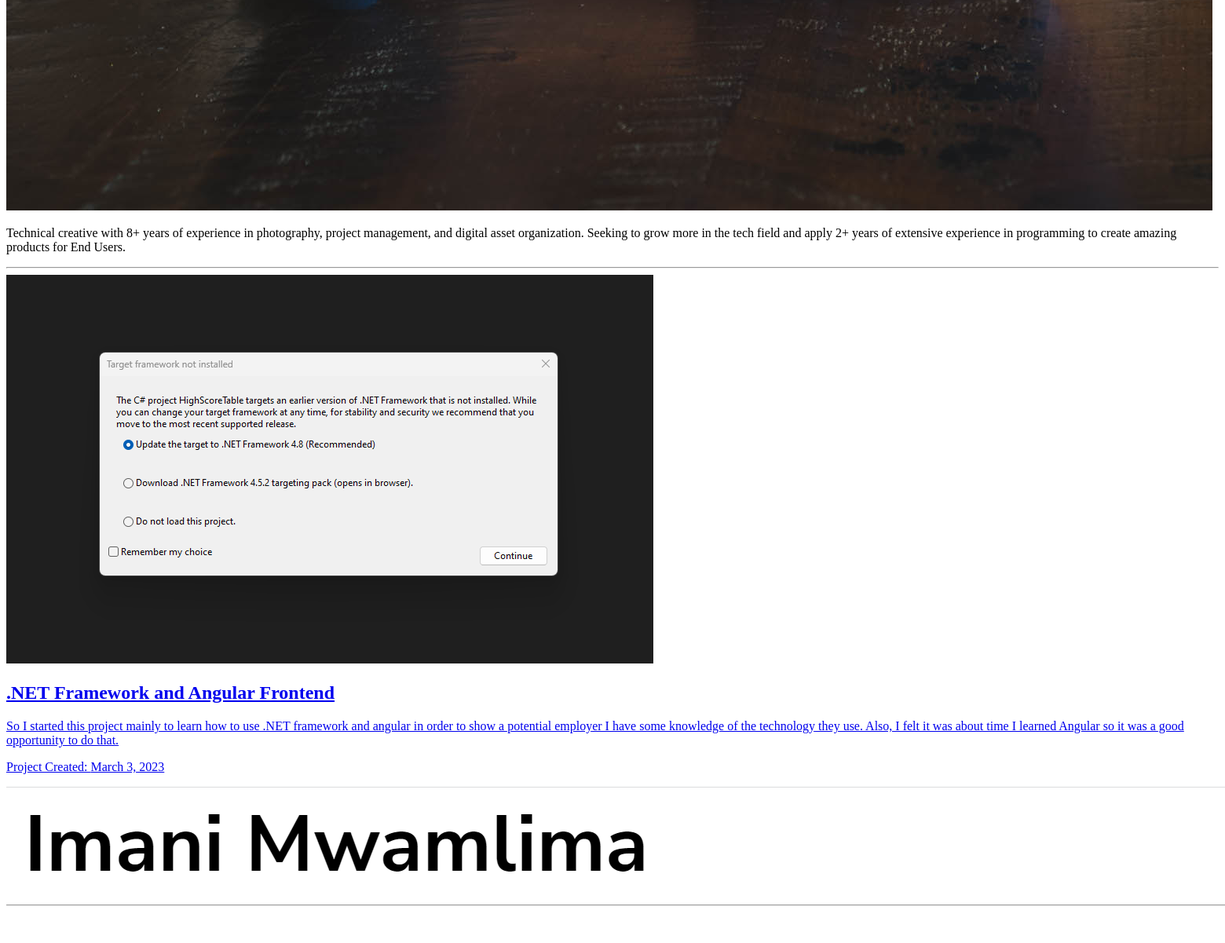
The app's page / (middle part), older data.
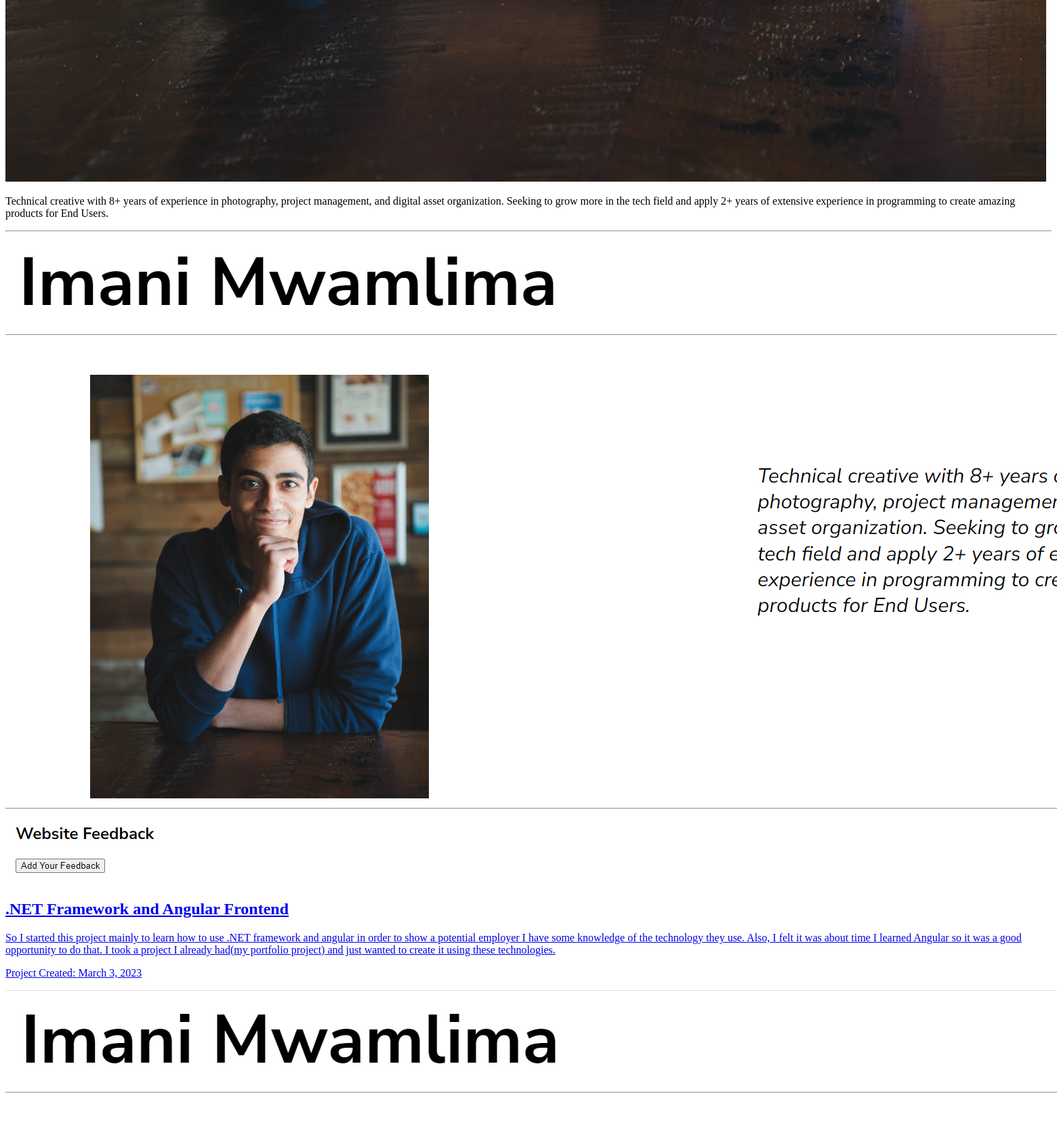
The same page, newer data.
### portfolioApp/models.py (models this page shows, shortened)
class Projects(models.Model):
    title = models.CharField(max_length=255, unique=True)
    description = models.TextField(max_length=1000, default='')
    created_at = models.DateTimeField(auto_now_add=True)
    project_image = models.ImageField(upload_to='staticfiles/assets/', null=True)
    github_link = models.CharField(max_length=100, default='')
    def get_image_name(self):
        return os.path.basename(self.project_image.name)

### portfolioApp/views.py (the view)
# urls.py: 2. Add a URL to urlpatterns:  path('', views.home, name='home')
def home(request):
    projects_data = Projects.objects.all()
    return render(request, "index.html", {"projects": projects_data})

### portfolioApp/templates/index.html
{% extends "base.html" %}
{% block content %}
{% load static %}
<section class="home">
    <div class="home-box">
        <img src="{% static 'assets/profile-img.JPEG' %}" class="profile-img" alt="Profile Photo">
        <div class="profile-text">
            <div class="text-box">
                <p>Technical creative with 8+ years of experience in photography, project management, and digital asset organization. Seeking to grow more in the tech field and apply 2+ years of extensive experience in programming to create amazing products for End Users.</p>
            </div>
        </div>
    </div>
</section>
<hr>
{% include "projects.html" %}
{% endblock %}

### portfolioApp/templates/projects.html
<section class="projects">
    {% for project in projects %}
    <div class="project-card-box">
        <a href="{% url 'project_page' project_id=project.id %}">
            <div class="project-card">
                <div class="project-img">
                    <img src="static/assets/{{project.get_image_name}}" alt="">
                </div>
                <div class="project-card-content">
                    <h2>{{project.title}}</h2>
                    <p>{{project.description}}</p>
                    <p class="project-date">Project Created: {{project.created_at.date}}</p>
                </div>
            </div>
        </a>
    </div>
    {% endfor %}
</section>

Row changes from the older to the newer data that the page shows:
changed Projects ".NET Framework and Angular Frontend": get_image_name: a different picture; description "…opportunity to do that." → "…opportunity to do that. I took a project I already had(my portfolio project) and just wanted to create it using these technologies."
